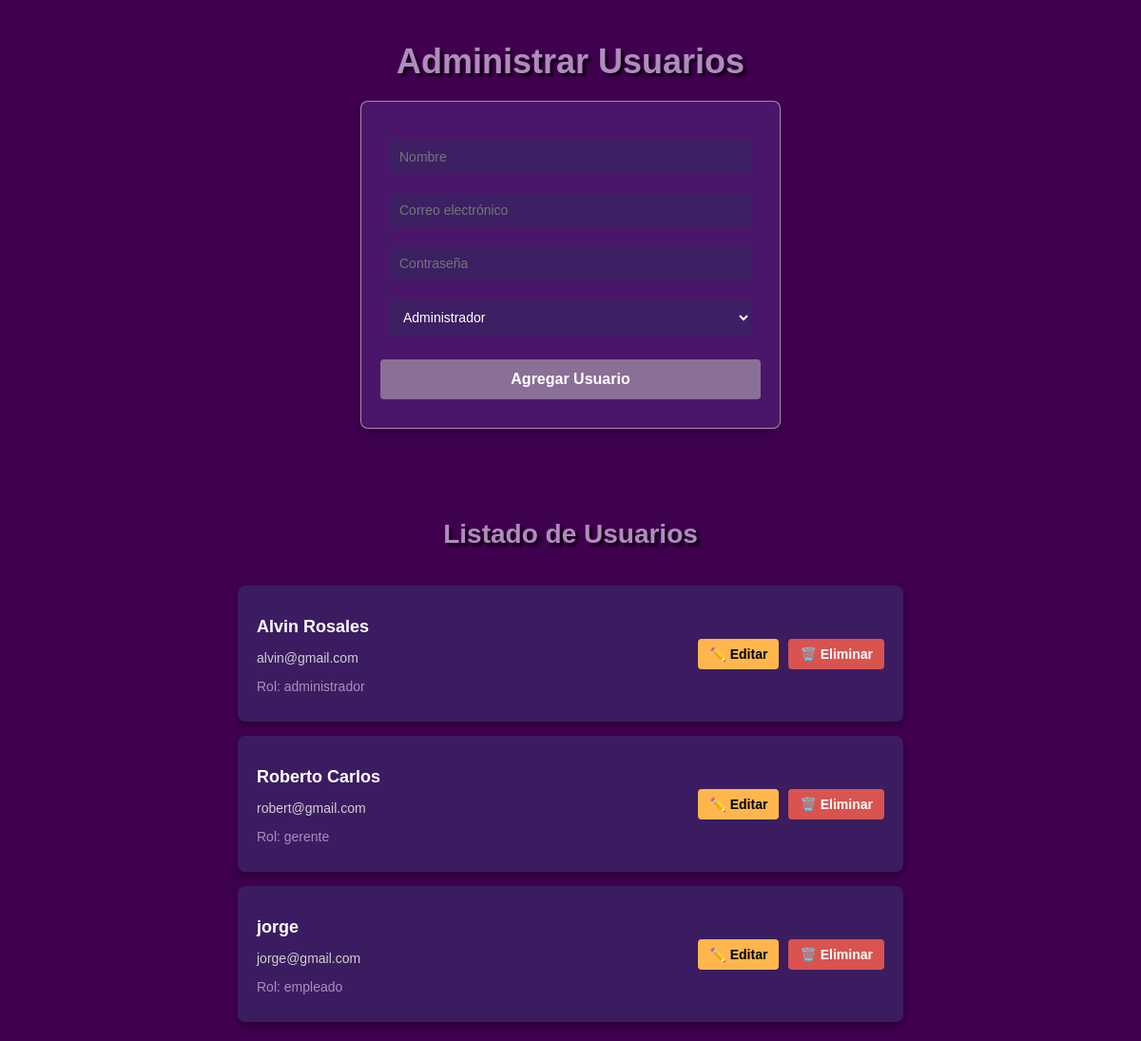
The app's page /pages/usuarios.php with its own data.
### tables this page shows
CREATE TABLE `usuarios` (
  `id_usuario` int NOT NULL AUTO_INCREMENT,
  `nombre` varchar(100) NOT NULL,
  `email` varchar(100) NOT NULL,
  `contrasena` varchar(255) NOT NULL,
  `rol` enum('administrador','empleado','gerente') DEFAULT 'empleado',
  PRIMARY KEY (`id_usuario`),
  UNIQUE KEY `email` (`email`)
);

### functions/gestionar.php (called while the page is built, shortened)
<?php
include_once(__DIR__ . '/../config.php');
function obtenerUsuarios() {
    global $conexion;
    $result = $conexion->query("SELECT id_usuario, nombre, email, rol FROM usuarios");
    return $result->fetch_all(MYSQLI_ASSOC);
}
?>

### pages/usuarios.php (the view, shortened to what this page needs)
<?php
include_once '../config.php';
include_once '../functions/gestionar.php';
$usuarios = obtenerUsuarios();
?>
<!DOCTYPE html>
<html lang="en">
<head>
    <link rel="stylesheet" href="../assets/css/usuarios.css">
</head>
<body>
    <h1>Administrar Usuarios</h1>
    <form method="post">
        <input type="text" name="nombre" placeholder="Nombre" required>
        <input type="email" name="email" placeholder="Correo electrónico" required>
        <input type="password" name="contrasena" placeholder="Contraseña" required>
        <select name="rol" required>
        <?php
            if ($_SESSION['rol'] == 'gerente') {
                echo '<option value="empleado">Empleado</option>';
            }
            else {
                echo '<option value="administrador">Administrador</option>';
            }
            ?>
        </select>
        <button type="submit">Agregar Usuario</button>
    </form>
    <br>
    <br>
    <br>
    <br>
    <h2>Listado de Usuarios</h2>
    <br>
    <div class="user-list">
        <?php foreach ($usuarios as $usuario): ?>
            <div class="user-card">
                <div class="user-info">
                    <p class="user-name"><?php echo $usuario['nombre']; ?></p>
                    <p class="user-email"><?php echo $usuario['email']; ?></p>
                    <p class="user-role">Rol: <?php echo $usuario['rol']; ?></p>
                </div>
                <div class="user-actions">
                    <button class="edit-button" onclick="abrirModal(<?php echo $usuario['id_usuario']; ?>)">✏️ Editar</button>
                    <button class="delete-button" onclick="confirmDelete(<?php echo $usuario['id_usuario']; ?>)">🗑️ Eliminar</button>
                </div>
            </div>
        <?php endforeach; ?>
    </div>
</body>
</html>

### assets/css/usuarios.css (style rules this page uses)
body { font-family: Arial, sans-serif; color: #ffffff; background-color: #3f004e; display: flex; flex-direction: column; align-items: center; padding: 20px; margin: 0; }
h1 { font-size: 36px; color: #b18bbd; text-shadow: 3px 3px 3px rgba(0, 0, 0, 0.8); margin-bottom: 20px; text-align: center; }
h2 { font-size: 28px; color: #b18bbd; text-shadow: 3px 3px 3px rgba(0, 0, 0, 0.8); margin-bottom: 20px; text-align: center; }
form { background-color: rgba(90, 57, 149, 0.4); padding: 30px 20px; border-radius: 8px; box-shadow: 0 4px 8px rgba(0, 0, 0, 0.2); max-width: 400px; width: 100%; text-align: center; border: 1px solid rgba(255, 255, 255, 0.5); }
form input[type="text"], form input[type="email"], form input[type="password"], form select { width: calc(100% - 20px); padding: 10px; margin: 10px 0; border: none; border-radius: 4px; background-color: #3c2063; color: #ffffff; font-size: 14px; box-sizing: border-box; }
form button { margin-top: 15px; width: 100%; padding: 12px; font-size: 16px; font-weight: bold; border: none; border-radius: 4px; background-color: #8a6f97; color: #ffffff; cursor: pointer; transition: background-color 0.3s ease; }
.user-list { display: flex; flex-direction: column; gap: 15px; max-width: 700px; width: 100%; }
.user-card { display: flex; justify-content: space-between; align-items: center; background-color: rgba(60, 32, 99, 0.9); padding: 15px 20px; border-radius: 8px; box-shadow: 0 4px 6px rgba(0, 0, 0, 0.3); transition: transform 0.2s; }
.user-info { color: #ffffff; }
.user-info .user-name { font-size: 18px; font-weight: bold; margin-bottom: 5px; }
.user-info .user-email { font-size: 14px; color: #cfcfcf; margin-bottom: 5px; }
.user-info .user-role { font-size: 14px; color: #b18bbd; }
.user-actions { display: flex; gap: 10px; }
.edit-button, .delete-button { padding: 8px 12px; font-size: 14px; font-weight: bold; border: none; border-radius: 4px; cursor: pointer; transition: background-color 0.3s ease; }
.edit-button { background-color: #ffb74d; color: #000000; }
.delete-button { background-color: #d9534f; color: #ffffff; }

### records on screen
usuarios: nombre "Alvin Rosales", email "alvin@gmail.com", rol "administrador"
usuarios: nombre "Roberto Carlos", email "robert@gmail.com", rol "gerente"
usuarios: nombre "jorge", email "jorge@gmail.com", rol "empleado"
